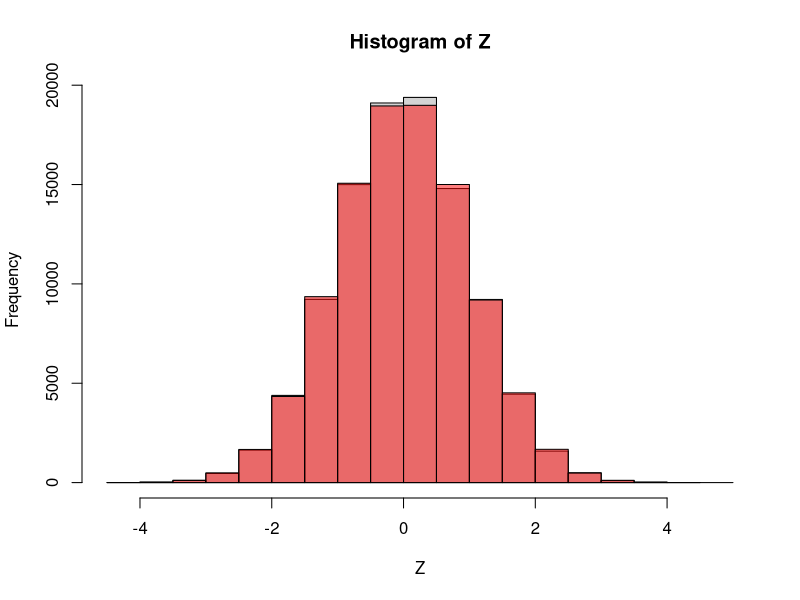

Source code (R):
# Number of random normals to generate
n <- 100000

# Generate n/2 uniform random numbers for U1 and U2
U1 <- runif(n / 2)
U2 <- runif(n / 2)

# Box-Muller Transform
Z1 <- sqrt(-2 * log(U1)) * cos(2 * pi * U2)
Z2 <- sqrt(-2 * log(U1)) * sin(2 * pi * U2)

# Combine the two sets of random normals
Z <- c(Z1, Z2)

# Print the generated random normals
Z

hist(Z)
hist(rnorm(n), col=rgb(1,0,0,0.5),add=TRUE)
